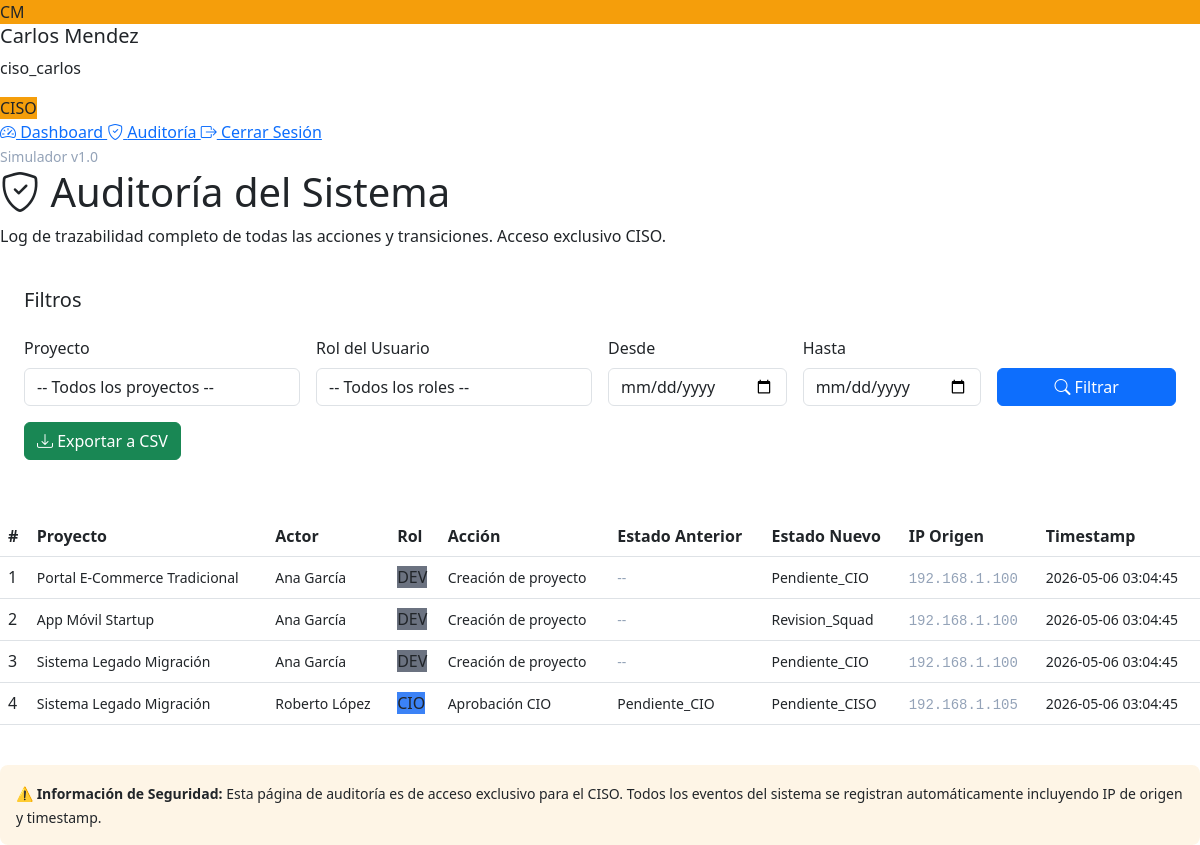
/ver_auditoria.php (signed in), run on the app's committed database.
### tables this page shows
CREATE TABLE auditoria_flujo (
  id INT UNSIGNED AUTO_INCREMENT PRIMARY KEY,
  proyecto_id INT UNSIGNED NOT NULL,
  usuario_id INT UNSIGNED NOT NULL,
  accion_realizada VARCHAR(255) NOT NULL,
  estado_anterior VARCHAR(50),
  estado_nuevo VARCHAR(50),
  ip_origen VARCHAR(45),
  timestamp TIMESTAMP DEFAULT CURRENT_TIMESTAMP,
  FOREIGN KEY (proyecto_id) REFERENCES proyectos(id) ON DELETE CASCADE,
  FOREIGN KEY (usuario_id) REFERENCES usuarios(id) ON DELETE CASCADE,
  INDEX idx_proyecto (proyecto_id),
  INDEX idx_usuario (usuario_id),
  INDEX idx_timestamp (timestamp)
);

CREATE TABLE proyectos (
  id INT UNSIGNED AUTO_INCREMENT PRIMARY KEY,
  titulo VARCHAR(200) NOT NULL,
  descripcion TEXT,
  modelo_organizacional ENUM('Tradicional','Startup') NOT NULL,
  estado_actual VARCHAR(50) NOT NULL,
  creado_por INT UNSIGNED NOT NULL,
  fecha_creacion TIMESTAMP DEFAULT CURRENT_TIMESTAMP,
  fecha_aprobacion TIMESTAMP NULL DEFAULT NULL,
  FOREIGN KEY (creado_por) REFERENCES usuarios(id) ON DELETE CASCADE,
  INDEX idx_estado (estado_actual),
  INDEX idx_modelo (modelo_organizacional),
  INDEX idx_creado_por (creado_por)
);

CREATE TABLE usuarios (
  id INT UNSIGNED AUTO_INCREMENT PRIMARY KEY,
  nombre VARCHAR(100) NOT NULL,
  username VARCHAR(50) NOT NULL UNIQUE,
  password VARCHAR(255) NOT NULL,
  rol ENUM('DEV','CIO','CTO','CISO') NOT NULL,
  created_at TIMESTAMP DEFAULT CURRENT_TIMESTAMP,
  INDEX idx_username (username),
  INDEX idx_rol (rol)
);

### ver_auditoria.php (the view, shortened to what this page needs)
<?php
require_once __DIR__ . '/includes/funciones.php';
$usuario_nombre = $_SESSION['usuario_nombre'];
$username = $_SESSION['username'];
$rol = $_SESSION['rol'];
$query = "
    SELECT a.*, p.titulo as proyecto_titulo, u.nombre as usuario_nombre, u.rol as usuario_rol
    FROM auditoria_flujo a
    LEFT JOIN proyectos p ON a.proyecto_id = p.id
    LEFT JOIN usuarios u ON a.usuario_id = u.id
    WHERE 1=1
";
$params = [];
$query .= " ORDER BY a.timestamp DESC LIMIT 500";
$stmt = $pdo->prepare($query);
$stmt->execute($params);
$auditoria = $stmt->fetchAll();
$colores_rol = [
    'DEV' => '#6b7280',
    'CIO' => '#3b82f6',
    'CTO' => '#8b5cf6',
    'CISO' => '#f59e0b'
];
$color_rol = $colores_rol[$rol] ?? '#6b7280';
$palabras = explode(' ', trim($usuario_nombre));
$inicial1 = substr($palabras[0] ?? '', 0, 1);
$inicial2 = substr($palabras[1] ?? '', 0, 1);
$iniciales = strtoupper($inicial1 . $inicial2);
?>
<!DOCTYPE html>
<html lang="es">
<head>
    <link href="https://cdn.jsdelivr.net/npm/bootstrap@5.3.0/dist/css/bootstrap.min.css" rel="stylesheet">
    <link rel="stylesheet" href="https://cdn.jsdelivr.net/npm/bootstrap-icons@1.11.0/font/bootstrap-icons.css">
    <link href="/simulador_latencia/assets/css/estilo.php" rel="stylesheet">
</head>
<body>
    <aside class="sidebar">
        <div class="sidebar-header">
            <div class="avatar-circle" style="background-color: <?php echo htmlspecialchars($color_rol, ENT_QUOTES, 'UTF-8'); ?>">
                <?php echo htmlspecialchars($iniciales, ENT_QUOTES, 'UTF-8'); ?>
            </div>
            <div class="user-info">
                <h5><?php echo htmlspecialchars($usuario_nombre, ENT_QUOTES, 'UTF-8'); ?></h5>
                <p><?php echo htmlspecialchars($username, ENT_QUOTES, 'UTF-8'); ?></p>
                <span class="role-badge" style="background-color: <?php echo htmlspecialchars($color_rol, ENT_QUOTES, 'UTF-8'); ?>">
                    <?php echo htmlspecialchars($rol, ENT_QUOTES, 'UTF-8'); ?>
                </span>
            </div>
        </div>
        <nav class="sidebar-nav">
            <a href="/simulador_latencia/dashboard.php">
                <i class="bi bi-speedometer2"></i> Dashboard
            </a>
            <a href="/simulador_latencia/ver_auditoria.php" class="active">
                <i class="bi bi-shield-check"></i> Auditoría
            </a>
            <a href="/simulador_latencia/logout.php">
                <i class="bi bi-box-arrow-right"></i> Cerrar Sesión
            </a>
        </nav>
        <div class="sidebar-footer">
            <small style="color: #94a3b8;">Simulador v1.0</small>
        </div>
    </aside>
    <div class="main-content">
        <div class="page-header">
            <h1><i class="bi bi-shield-check"></i> Auditoría del Sistema</h1>
            <p>Log de trazabilidad completo de todas las acciones y transiciones. Acceso exclusivo CISO.</p>
        </div>
        <div style="background: var(--card-bg); border: 1px solid var(--border-color); border-radius: 0.75rem; padding: 1.5rem; margin-bottom: 2rem;">
            <h5 style="margin-bottom: 1.5rem; color: var(--text-primary);">Filtros</h5>
            <form method="GET" action="/simulador_latencia/ver_auditoria.php" class="row g-3">
                <div class="col-md-3">
                    <label for="proyecto" class="form-label">Proyecto</label>
                    <select class="form-control" id="proyecto" name="proyecto">
                        <option value="">-- Todos los proyectos --</option>
                    </select>
                </div>
                <div class="col-md-3">
                    <label for="rol" class="form-label">Rol del Usuario</label>
                    <select class="form-control" id="rol" name="rol">
                        <option value="">-- Todos los roles --</option>
                    </select>
                </div>
                <div class="col-md-2">
                    <label for="fecha_desde" class="form-label">Desde</label>
                    <input type="date" class="form-control" id="fecha_desde" name="fecha_desde"
                        value="<?php echo !empty($_GET['fecha_desde']) ? htmlspecialchars($_GET['fecha_desde'], ENT_QUOTES, 'UTF-8') : ''; ?>">
                </div>
                <div class="col-md-2">
                    <label for="fecha_hasta" class="form-label">Hasta</label>
                    <input type="date" class="form-control" id="fecha_hasta" name="fecha_hasta"
                        value="<?php echo !empty($_GET['fecha_hasta']) ? htmlspecialchars($_GET['fecha_hasta'], ENT_QUOTES, 'UTF-8') : ''; ?>">
                </div>
                <div class="col-md-2 d-flex align-items-end">
                    <button type="submit" class="btn btn-primary w-100">
                        <i class="bi bi-search"></i> Filtrar
                    </button>
                </div>
            </form>
            <div class="mt-3">
                <a href="/simulador_latencia/ver_auditoria.php?export=csv<?php echo !empty($_GET['proyecto']) ? '&proyecto=' . htmlspecialchars($_GET['proyecto'], ENT_QUOTES, 'UTF-8') : ''; ?><?php echo !empty($_GET['rol']) ? '&rol=' . htmlspecialchars($_GET['rol'], ENT_QUOTES, 'UTF-8') : ''; ?><?php echo !empty($_GET['fecha_desde']) ? '&fecha_desde=' . htmlspecialchars($_GET['fecha_desde'], ENT_QUOTES, 'UTF-8') : ''; ?><?php echo !empty($_GET['fecha_hasta']) ? '&fecha_hasta=' . htmlspecialchars($_GET['fecha_hasta'], ENT_QUOTES, 'UTF-8') : ''; ?>" class="btn btn-success">
                    <i class="bi bi-download"></i> Exportar a CSV
                </a>
            </div>
        </div>
        <div style="background: var(--card-bg); border: 1px solid var(--border-color); border-radius: 0.75rem; overflow: hidden;">
            <div style="overflow-x: auto;">
                <table class="table">
                    <thead>
                        <tr>
                            <th>#</th>
                            <th>Proyecto</th>
                            <th>Actor</th>
                            <th>Rol</th>
                            <th>Acción</th>
                            <th>Estado Anterior</th>
                            <th>Estado Nuevo</th>
                            <th>IP Origen</th>
                            <th>Timestamp</th>
                        </tr>
                    </thead>
                    <tbody>
                        <?php if (empty($auditoria)): ?>
                            <tr>
                                <td colspan="9" style="text-align: center; padding: 2rem; color: var(--text-secondary);">
                                    No hay registros de auditoría
                                </td>
                            </tr>
                        <?php else: ?>
                            <?php foreach ($auditoria as $registro): ?>
                                <?php
                                    $fila_clase = 'table-row-' . strtolower($registro['usuario_rol'] ?? 'dev');
                                ?>
                                <tr class="<?php echo htmlspecialchars($fila_clase, ENT_QUOTES, 'UTF-8'); ?>">
                                    <td><?php echo htmlspecialchars($registro['id'], ENT_QUOTES, 'UTF-8'); ?></td>
                                    <td>
                                        <?php if ($registro['proyecto_titulo']): ?>
                                            <small><?php echo htmlspecialchars($registro['proyecto_titulo'], ENT_QUOTES, 'UTF-8'); ?></small>
                                        <?php else: ?>
                                            <small style="color: #94a3b8;">Sistema</small>
                                        <?php endif; ?>
                                    </td>
                                    <td>
                                        <small><?php echo htmlspecialchars($registro['usuario_nombre'], ENT_QUOTES, 'UTF-8'); ?></small>
                                    </td>
                                    <td>
                                        <span class="role-badge" style="background-color: <?php echo htmlspecialchars($colores_rol[$registro['usuario_rol']] ?? '#6b7280', ENT_QUOTES, 'UTF-8'); ?>">
                                            <?php echo htmlspecialchars($registro['usuario_rol'] ?? 'N/A', ENT_QUOTES, 'UTF-8'); ?>
                                        </span>
                                    </td>
                                    <td>
                                        <small><?php echo htmlspecialchars($registro['accion_realizada'], ENT_QUOTES, 'UTF-8'); ?></small>
                                    </td>
                                    <td>
                                        <small>
                                            <?php if ($registro['estado_anterior']): ?>
                                                <?php echo htmlspecialchars($registro['estado_anterior'], ENT_QUOTES, 'UTF-8'); ?>
                                            <?php else: ?>
                                                <span style="color: #94a3b8;">--</span>
                                            <?php endif; ?>
                                        </small>
                                    </td>
                                    <td>
                                        <small>
                                            <?php if ($registro['estado_nuevo']): ?>
                                                <?php echo htmlspecialchars($registro['estado_nuevo'], ENT_QUOTES, 'UTF-8'); ?>
                                            <?php else: ?>
                                                <span style="color: #94a3b8;">--</span>
                                            <?php endif; ?>
                                        </small>
                                    </td>
                                    <td>
                                        <small style="font-family: monospace; color: #94a3b8;">
                                            <?php echo htmlspecialchars($registro['ip_origen'], ENT_QUOTES, 'UTF-8'); ?>
                                        </small>
                                    </td>
                                    <td>
                                        <small><?php echo htmlspecialchars($registro['timestamp'], ENT_QUOTES, 'UTF-8'); ?></small>
                                    </td>
                                </tr>
                            <?php endforeach; ?>
                        <?php endif; ?>
                    </tbody>
                </table>
            </div>
        </div>
        <div style="margin-top: 1.5rem; padding: 1rem; background: rgba(245, 158, 11, 0.1); border-left: 4px solid var(--color-ciso); border-radius: 0.5rem;">
            <small style="color: var(--color-ciso);">
                <strong>⚠️ Información de Seguridad:</strong> Esta página de auditoría es de acceso exclusivo para el CISO.
                Todos los eventos del sistema se registran automáticamente incluyendo IP de origen y timestamp.
            </small>
        </div>
    </div>
</body>
</html>

### data on the page
auditoria_flujo: id "1", proyecto.titulo "Portal E-Commerce Tradicional", usuario.nombre "Ana García", usuario.rol "DEV", accion_realizada "Creación de proyecto", estado_nuevo "Pendiente_CIO", ip_origen "192.168.1.100", timestamp "2026-05-06 03:04:45"
auditoria_flujo: id "2", proyecto.titulo "App Móvil Startup", usuario.nombre "Ana García", usuario.rol "DEV", accion_realizada "Creación de proyecto", estado_nuevo "Revision_Squad", ip_origen "192.168.1.100", timestamp "2026-05-06 03:04:45"
auditoria_flujo: id "3", proyecto.titulo "Sistema Legado Migración", usuario.nombre "Ana García", usuario.rol "DEV", accion_realizada "Creación de proyecto", estado_nuevo "Pendiente_CIO", ip_origen "192.168.1.100", timestamp "2026-05-06 03:04:45"
auditoria_flujo: id "4", proyecto.titulo "Sistema Legado Migración", usuario.nombre "Roberto López", usuario.rol "CIO", accion_realizada "Aprobación CIO", estado_anterior "Pendiente_CIO", estado_nuevo "Pendiente_CISO", ip_origen "192.168.1.105", timestamp "2026-05-06 03:04:45"

### other printed values
$iniciales "CM"
$usuario_nombre "Carlos Mendez"
$username "ciso_carlos"
$rol "CISO"
